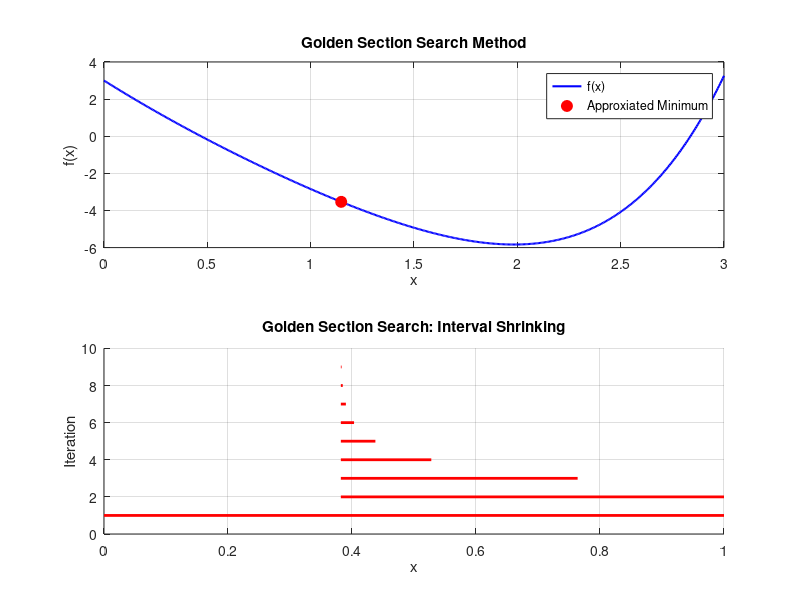

Write the MATLAB code that produced this figure.
%Golden Section Method
clc;
clear all;
close all;

f = @(x) 3*exp(x) - x.^3 - 10*x;
a = 0; b = 3;
n = 8;

fw = @(w) f(((b - a) * w) + a);
GR = 0.618;

aw = 0;
bw = 1;
Lw = bw - aw;

w1 = aw + (1 - GR)*Lw;
w2 = aw + GR * Lw;
fw1 = fw(w1);
fw2 = fw(w2);

history = [aw bw];

fprintf('Iter\t\taw\t\tbw\t\tw1\t\tw2\t\tf(w1)\t\tf(w2)\n')
fprintf('------------------------------------------------')

for k = 1:n
    fprintf('%d\t%.6f\t%.6f\t%.6f\t%.6f\t%.6f\t%.6f\n',k,aw,bw,w1,w2,fw1,fw2);
    
    if fw1 > fw2
        aw = w1;
        w1 = w2;
        fw1 = fw2;
        Lw = bw - aw;
        w2 = aw + GR * Lw;
        fw2 = fw(w2);

        else
        bw = w2;
        w2 = w1;
        fw2 = fw1;
        Lw = bw - aw;
        w2 = aw + (1-GR) * Lw;
        fw1 = fw(w1);
    end
    history = [history; aw bw];
end

wmin = (aw + bw) / 2;
xmin = a + (b - a)*wmin;
fmin = f(xmin);

fprintf('\nOptimal Point = %.6f\n', xmin);
fprintf('Minimum f(x) = %.6f\n', fmin);

figure;
subplot(2,1,1);
x_val = linspace(a,b,500);
y_val = f(x_val);

y_min = f(x_val);
plot(x_val, y_val, 'b-', 'LineWidth', 1.5);
hold on;
plot(xmin, fmin, 'ro', 'MarkerSize', 8, 'MarkerFaceColor', 'r');
xlabel('x');
ylabel('f(x)');
title('Golden Section Search Method');
legend('f(x)','Approxiated Minimum');
grid on;

subplot(2,1,2);
hold on;
for k = 1:size(history,1)
    plot([history(k,1),history(k,2)],[k k],'r','LineWidth',2);
end
xlabel('x');
ylabel('Iteration')
title('Golden Section Search: Interval Shrinking');
grid on;
hold off;
